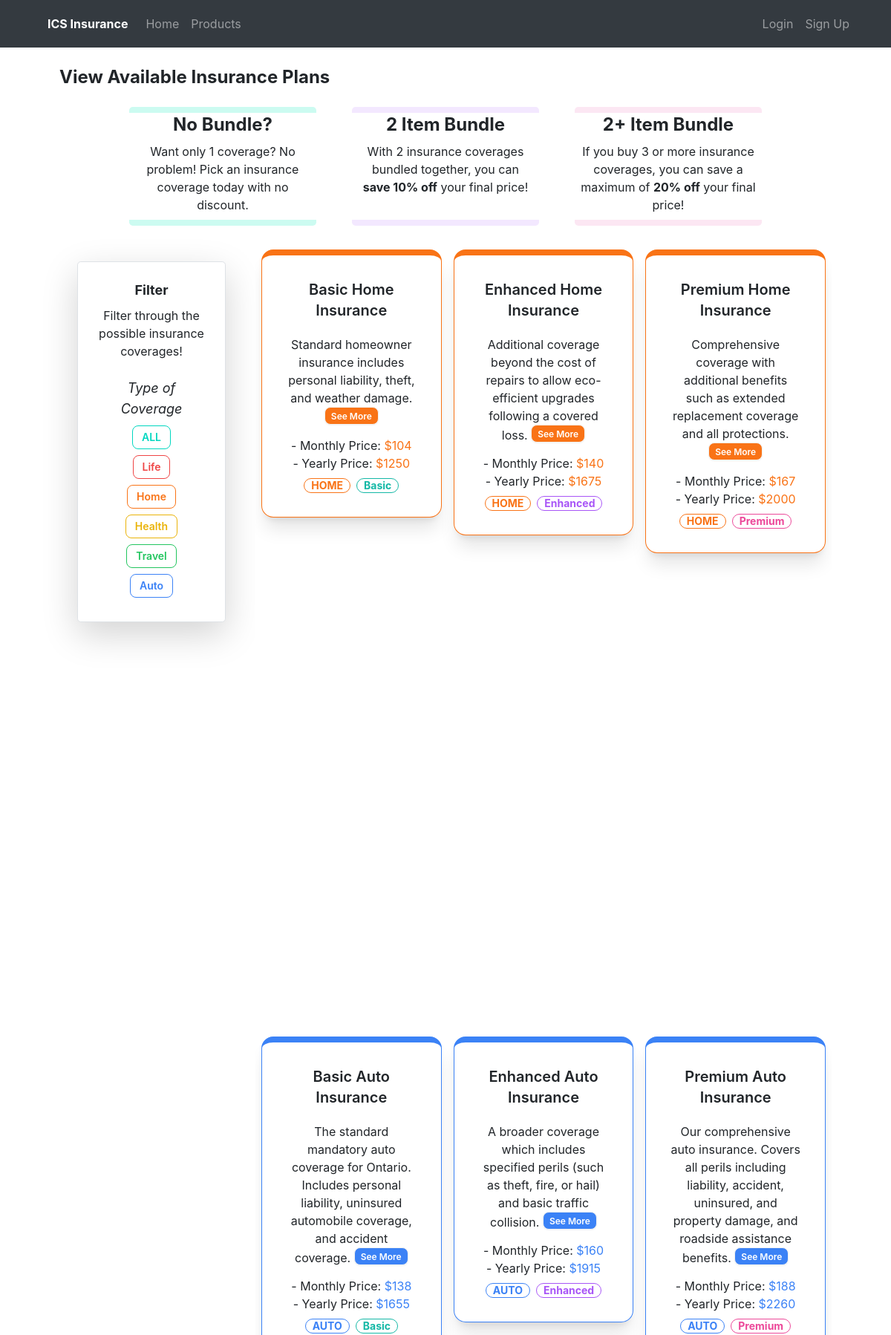
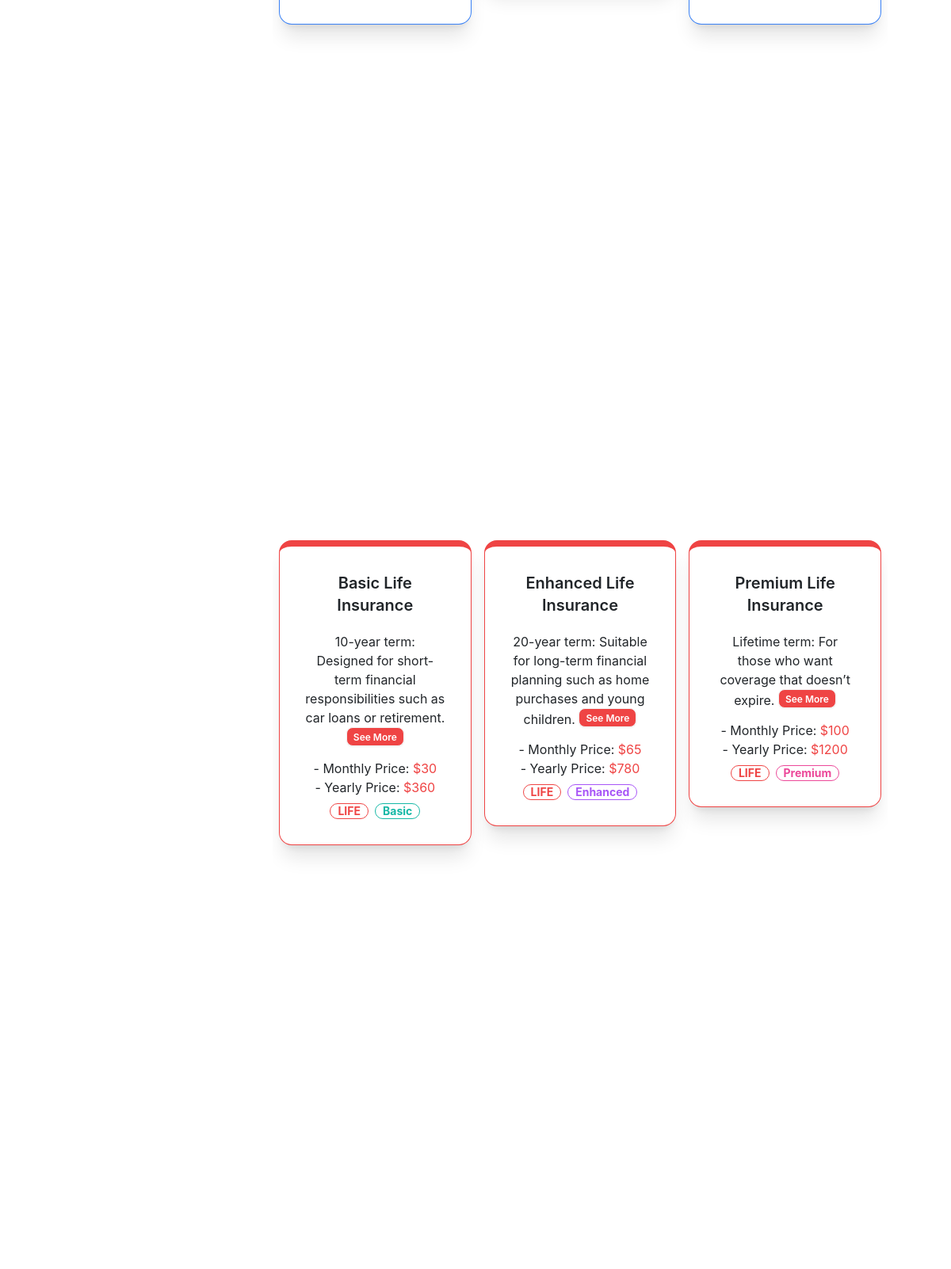
Page /products (upper part) on the committed database (2 pictures, top to bottom).
### docs/models.py (models this page shows)
class Options(db.Model):
  id = db.Column(db.Integer(), primary_key = True)
  title =  db.Column(db.String(length = 45), nullable = False)
  type =  db.Column(db.String(length = 45), nullable = False)
  yearly_price = db.Column(db.Integer(), nullable = False)
  month_price = db.Column(db.Integer(), nullable = False)
  mini_description = db.Column(db.String(length = 1000), nullable = False)
  description = db.Column(db.String(length = 1000), nullable = False)
  colour = db.Column(db.String(length = 100), nullable = False)
  tier = db.Column(db.String(length = 100), nullable = False)

### docs/routes.py (the view)
@app.route("/products", methods = ["POST", "GET"])
def products_page():
  options = Options.query.all()
  if not current_user.is_authenticated:
    return render_template("products.html", cart_count = None, current_user = None, options = options)
  if request.method == "POST":
    return render_template("products.html", current_user=current_user)
  cart_count = Cart.query.filter_by(owner = current_user.id).count()
  options = Options.query.all()
  return render_template("products.html", cart_count = cart_count, current_user=current_user, options=options)

### docs/templates/products.html (shortened to what this page needs)
{% extends "base.html" %}  {% block body %}
<div class="w-full mx-auto">
  {% if current_user.is_authenticated %}
  <h1 class="text-2xl font-bold my-4 mx-20 text-center">
    View Available Insurance Plans
  </h1>
  {% else %}
  <h1 class="text-2xl font-bold my-4 mx-20">View Available Insurance Plans</h1>
  {% endif %}
  <div class="flex flex-row rounded-lg w-3/4 mx-auto my-4">
    <div class="border-teal-100 border-t-8 border-b-8 rounded-lg w-1/3 mx-4">
      <h1 class="text-center text-2xl font-bold">No Bundle?</h1>
      <p class="text-center p-2">
        Want only 1 coverage? No problem! Pick an insurance coverage today with no discount.
      </p>
    </div>
    <div class="border-purple-100 border-t-8 border-b-8 rounded-lg w-1/3 mx-4">
      <h1 class="text-center text-2xl font-bold">2 Item Bundle</h1>
      <p class="text-center p-2">
        With 2 insurance coverages bundled together, you can <span class="font-bold">save 10% off</span> your
        final price!
      </p>
    </div>
    <div class="border-pink-100 border-t-8 border-b-8 rounded-lg w-1/3 mx-4">
      <h1 class="text-center text-2xl font-bold">2+ Item Bundle</h1>
      <p class="text-center p-2">
        If you buy 3 or more insurance coverages, you can save a maximum of <span class="font-bold">20%
          off</span> your final price!
      </p>
    </div>
  </div>
  <div>
    <div class="grid sm:grid-cols-12 gap-4 md:mx-20 mx-10">
      <div class="md:col-span-3 row-span-2 text-center rounded-lg">
        <div
          class="m-4 p-4 rounded-lg shadow-lg min-h-[100px] bg-white border border-2 border-gray-500"
        >
          <h1 class="pb-2 text-lg font-bold">Filter</h1>
          <p class="text-center pb-4">Filter through the possible insurance coverages!</p>
          <h2 class="text-lg italic">Type of Coverage</h2>
          <div class="filterbtns types">
            <button
              class="filterbtn block mx-auto m-2 btn btn-xs md:btn-sm btn-outline btn-accent"
              id="ALL"
            >
              ALL
            </button>
            <button
              class="filterbtn block mx-auto m-2 btn btn-xs md:btn-sm btn-outline text-red-500"
              id="LIFE"
            >
              Life
            </button>
            <button
              class="filterbtn block mx-auto m-2 btn btn-xs md:btn-sm btn-outline text-orange-500"
              id="HOME"
            >
              Home
            </button>
            <button
              class="filterbtn block mx-auto m-2 btn btn-xs md:btn-sm btn-outline text-yellow-500"
              id="HEALTH"
            >
              Health
            </button>
            <button
              class="filterbtn block mx-auto m-2 btn btn-xs md:btn-sm btn-outline text-green-500"
              id="TRAVEL"
            >
              Travel
            </button>
            <button
              class="filterbtn block mx-auto m-2 btn btn-xs md:btn-sm btn-outline text-blue-500"
              id="AUTO"
            >
              Auto
            </button>
          </div>
        </div>
      </div>
      <div
        class="filters grid sm:grid-cols-12 row-span-1 sm:col-span-9 text-center bg-white h-screen overflow-y-scroll"
      >
        {% for option in options %}
        <div
          class="card filter ALL h-fit {{option.type}} {{option.tier}} shadow-xl h-lg md:col-span-4 sm:col-span-6 m-2 border-t-8 border-{{option.colour}}-500 "
        >
          <div class="card-body">
            <h2 class="card-title text-{{option.colour}}">{{option.title}}</h2>
            <p>
              {{ option.mini_description }}
              <label
                for="{{option.id}}"
                class="btn btn-xs bg-{{option.colour}}-500 text-white"
                >See More</label
              >
            </p>
            <ul class="">
              <li>
                - Monthly Price:
                <span class="text-{{option.colour}}-500"
                  >${{option.month_price}}</span
                >
              </li>
              <li>
                - Yearly Price:
                <span class="text-{{option.colour}}-500"
                  >${{option.yearly_price}}</span
                >
              </li>
            </ul>
            <div class="card-actions justify-center">
              <div class="badge badge-outline text-{{option.colour}}-500">
                {{ option.type }}
              </div>
              {% if option.tier == 'Basic' %}
              <div class="badge badge-outline text-teal-500">
                {{option.tier}}
              </div>
              {% elif option.tier == 'Enhanced'%}
              <div class="badge badge-outline text-purple-500">
                {{option.tier}}
              </div>
              {% else %}
              <div class="badge badge-outline text-pink-500">
                {{option.tier}}
              </div>
              {% endif %}
            </div>
          </div>
        </div>
        {% endfor %}
      </div>
    </div>
  </div>
</div>
{% endblock %}

### rows in the picture
Options: title "Basic Home Insurance", mini_description "Standard homeowner insurance includes personal liability, theft, and weather damage.", month_price "104", yearly_price "1250", type "HOME", tier "Basic"
Options: title "Enhanced Home Insurance", mini_description "Additional coverage beyond the cost of repairs to allow eco-efficient upgrades following a covered loss.", month_price "140", yearly_price "1675", type "HOME", tier "Enhanced"
Options: title "Premium Home Insurance", mini_description "Comprehensive coverage with additional benefits such as extended replacement coverage and all protections.", month_price "167", yearly_price "2000", type "HOME", tier "Premium"
Options: title "Basic Auto Insurance", mini_description "The standard mandatory auto coverage for Ontario. Includes personal liability, uninsured automobile coverage, and accident coverage.", month_price "138", yearly_price "1655", type "AUTO", tier "Basic"
Options: title "Enhanced Auto Insurance", mini_description "A broader coverage which includes specified perils (such as theft, fire, or hail) and basic traffic collision.", month_price "160", yearly_price "1915", type "AUTO", tier "Enhanced"
Options: title "Premium Auto Insurance", mini_description "Our comprehensive auto insurance. Covers all perils including liability, accident, uninsured, and property damage, and roadside assistance benefits.", month_price "188", yearly_price "2260", type "AUTO", tier "Premium"
Options: title "Basic Life Insurance", mini_description "10-year term: Designed for short-term financial responsibilities such as car loans or retirement.", month_price "30", yearly_price "360", type "LIFE", tier "Basic"
Options: title "Enhanced Life Insurance", mini_description "20-year term: Suitable for long-term financial planning such as home purchases and young children.", month_price "65", yearly_price "780", type "LIFE", tier "Enhanced"
Options: title "Premium Life Insurance", mini_description "Lifetime term: For those who want coverage that doesn’t expire.", month_price "100", yearly_price "1200", type "LIFE", tier "Premium"
